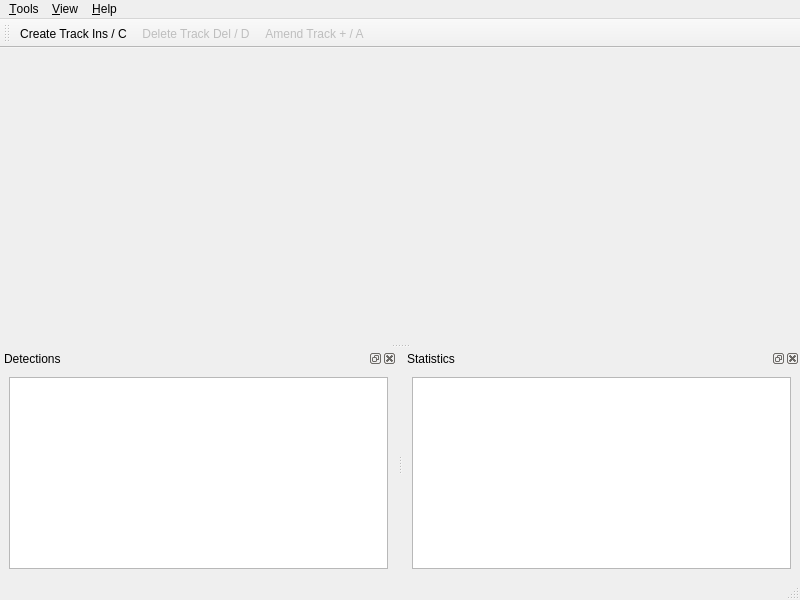
<?xml version="1.0" encoding="UTF-8"?>
<ui version="4.0">
 <class>Window</class>
 <widget class="QMainWindow" name="Window">
  <property name="geometry">
   <rect>
    <x>0</x>
    <y>0</y>
    <width>800</width>
    <height>600</height>
   </rect>
  </property>
  <property name="windowTitle">
   <string>SEAL-TK</string>
  </property>
  <property name="windowIcon">
   <iconset resource="SEALTKBranding.qrc">
    <normaloff>:/logo256.png</normaloff>:/logo256.png</iconset>
  </property>
  <widget class="QWidget" name="layout">
   <layout class="QVBoxLayout" name="verticalLayout">
    <item>
     <widget class="QSplitter" name="centralwidget">
      <property name="orientation">
       <enum>Qt::Horizontal</enum>
      </property>
     </widget>
    </item>
    <item>
     <widget class="sealtk::gui::PlayerControl" name="control" native="true"/>
    </item>
   </layout>
  </widget>
  <widget class="QMenuBar" name="menubar">
   <property name="geometry">
    <rect>
     <x>0</x>
     <y>0</y>
     <width>800</width>
     <height>40</height>
    </rect>
   </property>
   <widget class="QMenu" name="menuHelp">
    <property name="title">
     <string>&amp;Help</string>
    </property>
    <addaction name="actionAbout"/>
   </widget>
   <widget class="QMenu" name="menuTools">
    <property name="title">
     <string>&amp;Tools</string>
    </property>
    <widget class="QMenu" name="menuPipeline">
     <property name="enabled">
      <bool>false</bool>
     </property>
     <property name="title">
      <string>Execute &amp;Pipeline</string>
     </property>
    </widget>
    <addaction name="menuPipeline"/>
    <addaction name="actionCreateTrack"/>
    <addaction name="actionDeleteTrack"/>
    <addaction name="actionAmendTrack"/>
   </widget>
   <widget class="QMenu" name="menuView">
    <property name="title">
     <string>&amp;View</string>
    </property>
    <addaction name="actionPreviousFrame"/>
    <addaction name="actionNextFrame"/>
    <addaction name="separator"/>
    <addaction name="actionShowIrPane"/>
    <addaction name="actionShowUvPane"/>
    <addaction name="separator"/>
    <addaction name="actionShowImageFilename"/>
    <addaction name="separator"/>
   </widget>
   <addaction name="menuTools"/>
   <addaction name="menuView"/>
   <addaction name="menuHelp"/>
  </widget>
  <widget class="QDockWidget" name="trackDock">
   <property name="windowTitle">
    <string>Detections</string>
   </property>
   <attribute name="dockWidgetArea">
    <number>8</number>
   </attribute>
   <widget class="QWidget" name="trackDockContents">
    <layout class="QVBoxLayout" name="verticalLayout_2">
     <item>
      <widget class="QTreeView" name="tracks">
       <property name="alternatingRowColors">
        <bool>true</bool>
       </property>
       <property name="selectionMode">
        <enum>QAbstractItemView::ExtendedSelection</enum>
       </property>
       <property name="rootIsDecorated">
        <bool>false</bool>
       </property>
       <property name="uniformRowHeights">
        <bool>true</bool>
       </property>
       <property name="sortingEnabled">
        <bool>true</bool>
       </property>
       <property name="allColumnsShowFocus">
        <bool>true</bool>
       </property>
      </widget>
     </item>
    </layout>
   </widget>
  </widget>
  <widget class="QDockWidget" name="statisticsDock">
   <property name="windowTitle">
    <string>Statistics</string>
   </property>
   <attribute name="dockWidgetArea">
    <number>8</number>
   </attribute>
   <widget class="QWidget" name="statisticsDockContents">
    <layout class="QVBoxLayout" name="verticalLayout_3">
     <item>
      <widget class="QTreeView" name="statistics">
       <property name="alternatingRowColors">
        <bool>true</bool>
       </property>
       <property name="rootIsDecorated">
        <bool>false</bool>
       </property>
       <property name="uniformRowHeights">
        <bool>true</bool>
       </property>
       <property name="sortingEnabled">
        <bool>true</bool>
       </property>
       <property name="allColumnsShowFocus">
        <bool>true</bool>
       </property>
       <attribute name="headerShowSortIndicator" stdset="0">
        <bool>true</bool>
       </attribute>
      </widget>
     </item>
    </layout>
   </widget>
  </widget>
  <widget class="QToolBar" name="toolBar">
   <property name="windowTitle">
    <string>Toolbar</string>
   </property>
   <attribute name="toolBarArea">
    <enum>TopToolBarArea</enum>
   </attribute>
   <attribute name="toolBarBreak">
    <bool>false</bool>
   </attribute>
   <addaction name="actionCreateTrack"/>
   <addaction name="actionDeleteTrack"/>
   <addaction name="actionAmendTrack"/>
  </widget>
  <widget class="QStatusBar" name="statusBar"/>
  <action name="actionAbout">
   <property name="text">
    <string>&amp;About...</string>
   </property>
  </action>
  <action name="actionCreateTrack">
   <property name="icon">
    <iconset theme="list-add"/>
   </property>
   <property name="text">
    <string>&amp;Create Track&#9;Ins / C</string>
   </property>
   <property name="shortcut">
    <string>Ins</string>
   </property>
  </action>
  <action name="actionDeleteTrack">
   <property name="enabled">
    <bool>false</bool>
   </property>
   <property name="icon">
    <iconset theme="list-remove"/>
   </property>
   <property name="text">
    <string>&amp;Delete Track&#9;Del / D</string>
   </property>
   <property name="shortcut">
    <string>Del</string>
   </property>
  </action>
  <action name="actionShowIrPane">
   <property name="checkable">
    <bool>true</bool>
   </property>
   <property name="checked">
    <bool>true</bool>
   </property>
   <property name="text">
    <string>&amp;IR Pane</string>
   </property>
  </action>
  <action name="actionShowUvPane">
   <property name="checkable">
    <bool>true</bool>
   </property>
   <property name="checked">
    <bool>true</bool>
   </property>
   <property name="text">
    <string>&amp;UV Pane</string>
   </property>
  </action>
  <action name="actionShowImageFilename">
   <property name="checkable">
    <bool>true</bool>
   </property>
   <property name="checked">
    <bool>true</bool>
   </property>
   <property name="text">
    <string>Image &amp;Filename</string>
   </property>
  </action>
  <action name="actionAmendTrack">
   <property name="enabled">
    <bool>false</bool>
   </property>
   <property name="icon">
    <iconset theme="edit-amend"/>
   </property>
   <property name="text">
    <string>&amp;Amend Track&#9;+ / A</string>
   </property>
   <property name="shortcut">
    <string>+</string>
   </property>
  </action>
  <action name="actionPreviousFrame">
   <property name="icon">
    <iconset theme="media-step-backward"/>
   </property>
   <property name="text">
    <string>&amp;Previous Frame</string>
   </property>
   <property name="shortcut">
    <string>Left</string>
   </property>
  </action>
  <action name="actionNextFrame">
   <property name="icon">
    <iconset theme="media-step-forward"/>
   </property>
   <property name="text">
    <string>&amp;Next Frame</string>
   </property>
   <property name="shortcut">
    <string>Right</string>
   </property>
  </action>
 </widget>
 <customwidgets>
  <customwidget>
   <class>sealtk::gui::PlayerControl</class>
   <extends>QWidget</extends>
   <header location="global">sealtk/gui/PlayerControl.hpp</header>
   <container>1</container>
  </customwidget>
 </customwidgets>
 <resources>
  <include location="SEALTKBranding.qrc"/>
 </resources>
 <connections/>
</ui>
